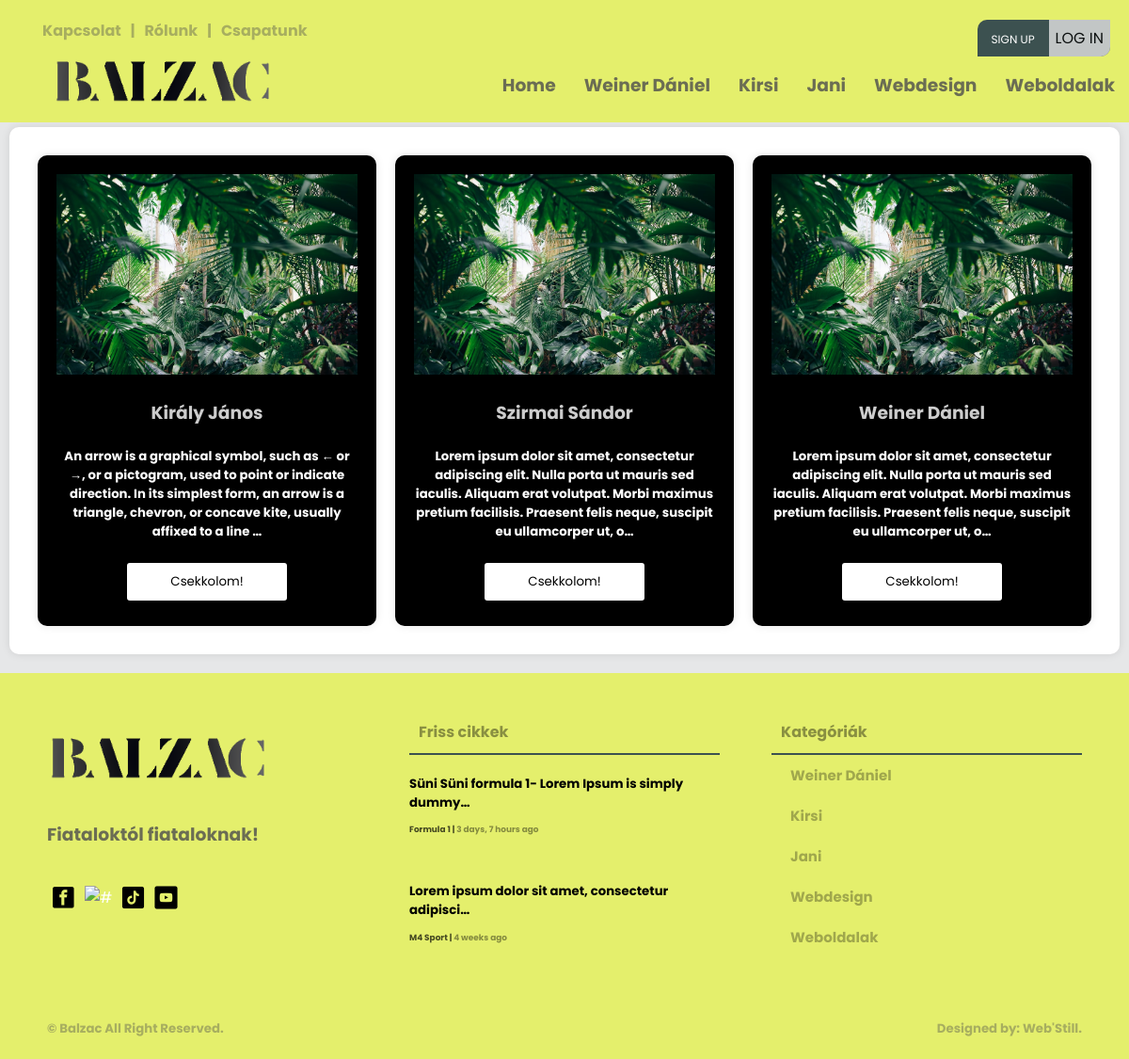
/csapatunk/, run on the app's committed database.
### creationboard/models.py (models this page shows, shortened)
class Category(models.Model):
    user = models.ForeignKey(User, null=True, on_delete=models.CASCADE)
    name = models.CharField(max_length=200)
    class Meta:
        ordering = ['-id']

class Team(models.Model):
    user = models.ForeignKey(User, null=True, on_delete=models.CASCADE)
    name = models.CharField(max_length=200, null=True, blank=False)
    description = models.CharField(max_length=500, null=True, blank=False)
    bio = RichTextUploadingField(null=False, blank=False)
    img = models.ImageField( upload_to="images/", default="images/home9.jpg")
    class Meta:
        ordering = ['-id']

class Article(models.Model):
    user = models.ForeignKey(User, on_delete=models.CASCADE)
    title = models.CharField(max_length=200)
    created = models.DateTimeField(auto_now_add=True, null=True)
    updated = models.DateTimeField(auto_now=True, null=True)
    articletype = models.CharField(null=False, blank=False, max_length=100)
    body = RichTextUploadingField(max_length=1000000) #ez itt lehetne RichTextUploadingField is
    indeximg = models.ImageField(upload_to="images/", default="images/home9.jpg")
    category = models.CharField(max_length=100, null=False, blank=False)
    status = models.CharField(max_length=10, choices=STATUS_CHOICES, default='pending')
    class Meta:
        ordering = ['-created']

### main/views.py (the view)
# urls.py: path('csapatunk/', views.TeamView.as_view(), name='team-index'),
class TeamView(View):
    template_name = "main/team-members.html"
    def get(self, request):
        footarticle = models.Article.objects.filter(status='approved')[0:2]
        navcategory = models.Category.objects.all()[0:5]
        teams = models.Team.objects.all()[0:9]
        context = {'category2': navcategory, 'article4': footarticle, 'teams': teams}
        return render(request, self.template_name, context)

### templates/main/team-members.html (shortened to what this page needs)
{% load static %}
<!DOCTYPE html>
<html>
<head>
	<link rel="stylesheet" type="text/css" href="{% static 'main/style.css' %}">
</head>
<body>
	{% include 'main/navbar.html' %}
	<main>
		<div class="wrapper">
			<div class="card-06 mb-3">
				{% for team in teams %}
				<div class="card-07"><a href="{% url 'munkatars' team.id %}">
					<div class="team-img">
						<img src="{{team.img.url}}" alt="#">
						<h3 class="white" align="center">{{ team.name }}</h3>
						<h5 class="white" align="center">{{ team.description|truncatechars:200 }}</h5>
						<p align="center"><button class="check-member-btn" href="{% url 'munkatars' team.id %}">Csekkolom!</button><p></a>
					</div>
				</div>
				{% endfor %}
	</main>
	{% include 'main/footer.html' %}
</body>
</html>

### templates/main/navbar.html (shortened to what this page needs)
{% load static %}
<div class="screen-big">
<nav>
    <div class="nav-one nav-flex">
        <div class="left flex">
            <ul class="top-header mt-0">
                <li><a href="{% url 'contact-us' %}"><h4>Kapcsolat</h4></a></li>
                <li><h4>|</h4></li>
                <li><a href="{% url 'about-us' %}"><h4>Rólunk</h4></a></li>
                <li><h4>|</h4></li>
                <li><a href="{% url 'team-index' %}"><h4>Csapatunk</h4></a></li>
            </ul>
        </div>
        <div class="right flex">
                <ul class="top-header">
                    {% if request.user.is_authenticated %}
                    <li>
                        <div class="header-profile-pic">
                            <div class="pic">
                                <span class="material-symbols-outlined">account_circle</span>
                            </div>
                            <div class="header-profile-info">
                                <h4><a href="{% url 'profile-page' request.user.username %}">@{{ request.user }}</a></h4>
                                <h6><a href=""><span class="material-symbols-outlined">mail_lock</span>{{ request.user.email }}</a></h6>
                            </div>
                        </div>
                    </li>
                    <!--<li><h4><a href="{% url 'profile-page' request.user.username %}">Hello, @{{ request.user }}</a></h4></li>
                    <li><h4>|</h4></li>
                    <li><h4><a href="{% url 'logout' %}"><span class="material-symbols-outlined">logout</span>Kijelentkezés</a></h4></li>-->
                    {% else %}
                    <ul class="foot-icon-margin pd-0">
                        <li class="signup-or-login"><a href="{% url 'register' %}" class="sign-up">Sign up</a><a href="{% url 'login' %}"><button class="login-btn">Log in</button></a></li>
                    </ul>
                    {% endif %}
                </ul>
        </div>
    </div>
    <div class="nav-two nav-flex">
        <div class="left flex">
            <ul>
                <a href="{% url 'index' %}"><li><img src="{% static 'main/pics/logo.png' %}" class="logo-img" alt="#" /></li>
            </ul>
        </div>
        <div class="right">
            <div class="social media">
                <ul>
                    <li><a href="{% url 'index' %}"><h3>Home</h3></a></li>
                    {% for category in category2 %}
                        <li><a href="{% url 'article-page' category.name %}"><h3>{{ category.name }}</h3></a></li>
                    {% endfor %}
                </ul>
            </div>
        </div>
    </div>
</nav>
</div>

### templates/main/footer.html
{% load static %}
<footer>
    <div class="footer">
        <div class="footer-cols footer-firts">
            <div class="col-01">
                <ul class="pd-0">
                    <a href="{% url 'index' %}"><li><img src="{% static 'main/pics/logo.png' %}" class="logo-img" alt="#" /></li>
                </ul>
                <h3>Fiataloktól fiataloknak!</h3>
                <ul class="foot-icon-margin pd-0">
                    <a href="https://www.facebook.com/profile.php?id=100090612766620" target="blank"><li><img src="{% static 'main/pics/facebook.png' %}" class="icon-img" alt="#" target="blank" /></a></li>
                    <a href="https://www.instagram.com/balzacponthu/" target="blank"><li><img src="{% static 'main/pics/instagram.png' %}" class="icon-img" alt="#" /></li></a>
                    <a href="https://www.tiktok.com/@balzac.ujsag" target="blank"><li><img src="{% static 'main/pics/tiktok.png' %}" class="icon-img" alt="#" /></li></a>
                    <a href="https://www.youtube.com/@balzacujsag" target="blank"><li><img src="{% static 'main/pics/youtube.png' %}" class="icon-img" alt="#" /></li></a>
                </ul>
            </div>
            <div class="col-02">
                <div class="box-title">
                    <h4 class="txt-black">Friss cikkek<h4>
                </div>
                {% for article in article4 %}
                <ul class="pd-0">
                    <li><a href="{% url 'article' article.id %}" class="footer-article-text">
                        <h5 class="mt-1 mb-1">{{ article.title|truncatechars:49 }}</h5>
                        <h6 class="m-0">{{ article.body|truncatechars:30|safe }}</h6>
                        <small class="black"><span><a href="{% url 'article-page' article.category %}" class="black">{{ article.category }} </a></span>  |  <span><a class="black"> {{ article.created|timesince }} ago</a></span></small>
                    </a></li>
                </ul>
                {% endfor %}
            </div>
            <div class="col-03">
                <div class="box-title">
                    <h4 class="txt-black">Kategóriák<h4>
                </div>
                <div class="box-categories">
                    <ul>
                        {% for category in category2 %}
                        <li><a href="{% url 'article-page' category.name %}" class="txt-black">{{ category.name }}</a></li>
                        {% endfor %}
                    </ul>
                </div>
            </div>
        </div>
        <div class="footer-second">
            <div>
                <h5><a href="#"> &copy; Balzac</a> All Right Reserved.<h5>
            </div>
            <div>
                <h5><a href="">Designed by: Web'Still.</a><h5>
            </div>
        </div>
    </div>
</footer>

### data on the page
Category: name "Weiner Dániel"
Category: name "Kirsi"
Category: name "Jani"
Category: name "Webdesign"
Category: name "Weboldalak"
Team: img (picture), name "Király János", description "An arrow is a graphical symbol, such as ← or →, or a pictogram, used to point or indicate direction. In its simplest form, an arrow is a triangle, chevron, or concave kite, usually affixed to a line …"
Team: img (picture), name "Szirmai Sándor", description "Lorem ipsum dolor sit amet, consectetur adipiscing elit. Nulla porta ut mauris sed iaculis. Aliquam erat volutpat. Morbi maximus pretium facilisis. Praesent felis neque, suscipit eu ullamcorper ut, o…"
Team: img (picture), name "Weiner Dániel", description "Lorem ipsum dolor sit amet, consectetur adipiscing elit. Nulla porta ut mauris sed iaculis. Aliquam erat volutpat. Morbi maximus pretium facilisis. Praesent felis neque, suscipit eu ullamcorper ut, o…"
Article: title "Süni Süni formula 1- Lorem Ipsum is simply dummy…", category "Formula 1", created "3 days, 7 hours"
Article: title "Lorem ipsum dolor sit amet, consectetur adipisci…", category "M4 Sport", created "4 weeks"
